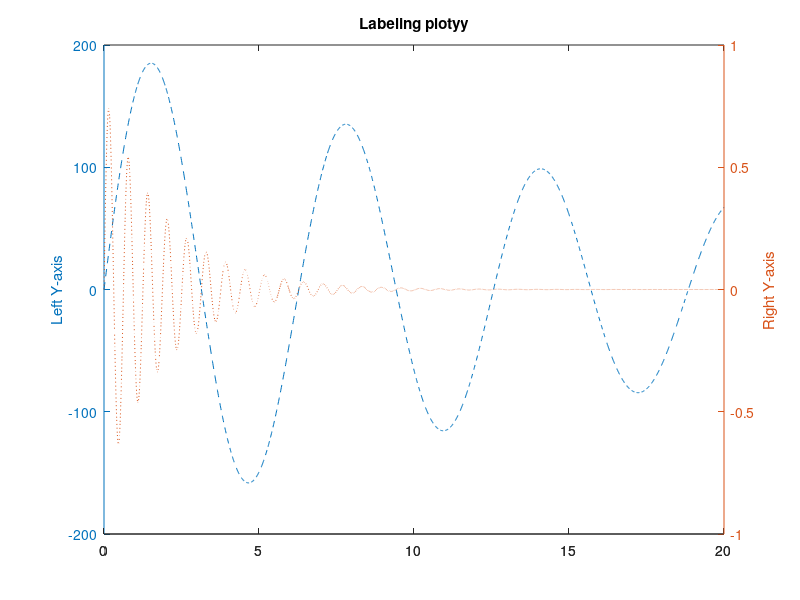

MATLAB code to generate this figure:
x=0:0.01:20;
y1=200*exp(-0.05*x).*sin(x);
y2=0.8*exp(-0.5*x).*sin(10*x);
[AX,H1,H2]=plotyy(x,y1,x,y2);
set(get(AX(1),'Ylabel'),'String','Left Y-axis');
set(get(AX(2),'Ylabel'),'String','Right Y-axis');
title('Labeling plotyy');
set(H1,'LineStyle','--');
set(H2,'LineStyle',':');